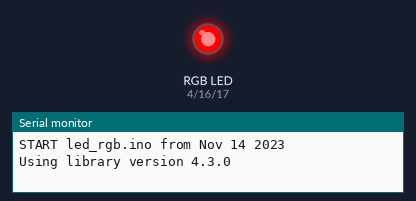
Simulated run of this sketch. Board: ESP32. On the bench: an RGB LED mixed from three pins (HIGH = lit), the last lines printed to the serial monitor.

Above: at 0.2 s.
At 1.2 s:
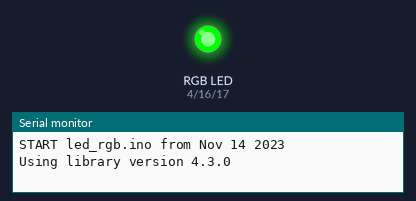
At 2.2 s:
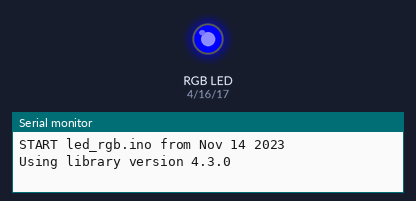
At 5.7 s:
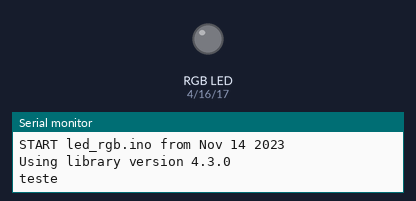
Timing chart, 0 to 6.9 s (numbered marks = the images above):
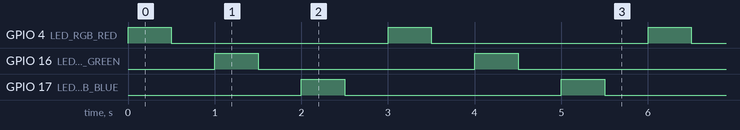

The sketch:

led_rgb.ino
```cpp
#include <IRremote.h>
#include <Arduino.h>
#include <WiFi.h>
#include <WiFiClientSecure.h>
#include <PubSubClient.h>
#include <ArduinoJson.h>

// Definindo os GPIOs usados
#define LED_RGB_RED 4     // Pino (D4) conectado ao pino VERMELHO do led RGB
#define LED_RGB_GREEN 16  // Pino (RX2) conectado ao pino VERDE do led RGB
#define LED_RGB_BLUE 17   // Pino (TX2) conectado ao pino AZUL do led RGB

void setup() {
  Serial.begin(115200);  // Inicializando o monitor serial
  while (!Serial)
    ;  // Espera o serial ficar disponível

  Serial.println(F("START " __FILE__ " from " __DATE__ "\r\nUsing library version " VERSION_IRREMOTE));  // Apenas para saber qual programa esta rodando

  // Configurando LED RGB
  pinMode(LED_RGB_BLUE, OUTPUT);
  pinMode(LED_RGB_GREEN, OUTPUT);
  pinMode(LED_RGB_RED, OUTPUT);
}

void loop() {
  analogWrite(LED_RGB_BLUE, 0);
  analogWrite(LED_RGB_GREEN, 0);
  analogWrite(LED_RGB_RED, 255);
  delay(500);
  // Indicação luminosa (Sinal Recebido)
  analogWrite(LED_RGB_BLUE, 0);
  analogWrite(LED_RGB_GREEN, 0);
  analogWrite(LED_RGB_RED, 0);
  delay(500);
  analogWrite(LED_RGB_BLUE, 0);
  analogWrite(LED_RGB_GREEN, 255);
  analogWrite(LED_RGB_RED, 0);
  delay(500);
  analogWrite(LED_RGB_BLUE, 0);
  analogWrite(LED_RGB_GREEN, 0);
  analogWrite(LED_RGB_RED, 0);
  delay(500);
  analogWrite(LED_RGB_BLUE, 255);
  analogWrite(LED_RGB_GREEN, 0);
  analogWrite(LED_RGB_RED, 0);
  delay(500);
  analogWrite(LED_RGB_BLUE, 0);
  analogWrite(LED_RGB_GREEN, 0);
  analogWrite(LED_RGB_RED, 0);
  delay(500);
  Serial.println("teste");
}
```

Measured:
- by itself, GPIO 4 (LED_RGB_RED), GPIO 16 (LED_RGB_GREEN), GPIO 17 (LED_RGB_BLUE): alternates HIGH for 0.50 s and LOW for 2.5 s
- by itself, everything shown: repeats every 3.0 s, in 6 steps
